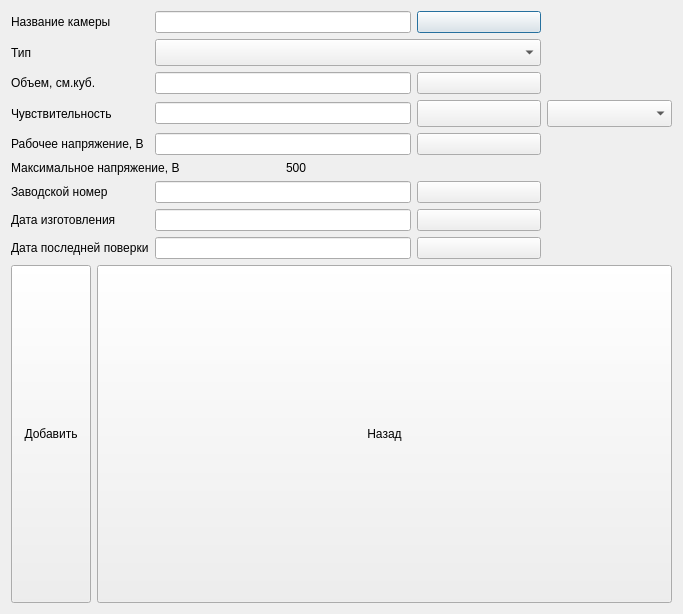
<?xml version="1.0" encoding="UTF-8"?>
<ui version="4.0">
 <class>Add_chamber</class>
 <widget class="QDialog" name="Add_chamber">
  <property name="geometry">
   <rect>
    <x>0</x>
    <y>0</y>
    <width>683</width>
    <height>614</height>
   </rect>
  </property>
  <property name="windowTitle">
   <string>Dialog</string>
  </property>
  <layout class="QFormLayout" name="formLayout">
   <item row="0" column="0" colspan="2">
    <layout class="QGridLayout" name="gridLayout">
     <item row="4" column="0">
      <widget class="QLabel" name="label_5">
       <property name="text">
        <string>Рабочее напряжение, В</string>
       </property>
      </widget>
     </item>
     <item row="0" column="3">
      <widget class="QPushButton" name="pushButton_2">
       <property name="sizePolicy">
        <sizepolicy hsizetype="Preferred" vsizetype="Preferred">
         <horstretch>0</horstretch>
         <verstretch>0</verstretch>
        </sizepolicy>
       </property>
       <property name="text">
        <string/>
       </property>
       <property name="icon">
        <iconset resource="myres.qrc">
         <normaloff>:/images/keyboard_icon-icons.com_71162.png</normaloff>:/images/keyboard_icon-icons.com_71162.png</iconset>
       </property>
      </widget>
     </item>
     <item row="8" column="0">
      <widget class="QLabel" name="label_10">
       <property name="text">
        <string>Дата последней поверки</string>
       </property>
      </widget>
     </item>
     <item row="0" column="4">
      <widget class="QLabel" name="label_11">
       <property name="text">
        <string/>
       </property>
      </widget>
     </item>
     <item row="6" column="0">
      <widget class="QLabel" name="label_8">
       <property name="text">
        <string>Заводской номер</string>
       </property>
      </widget>
     </item>
     <item row="7" column="3">
      <widget class="QPushButton" name="pushButton_7">
       <property name="sizePolicy">
        <sizepolicy hsizetype="Preferred" vsizetype="Preferred">
         <horstretch>0</horstretch>
         <verstretch>0</verstretch>
        </sizepolicy>
       </property>
       <property name="text">
        <string/>
       </property>
       <property name="icon">
        <iconset resource="myres.qrc">
         <normaloff>:/images/keyboard_icon-icons.com_71162.png</normaloff>:/images/keyboard_icon-icons.com_71162.png</iconset>
       </property>
      </widget>
     </item>
     <item row="1" column="0">
      <widget class="QLabel" name="label_2">
       <property name="text">
        <string>Тип</string>
       </property>
      </widget>
     </item>
     <item row="7" column="1" colspan="2">
      <widget class="QLineEdit" name="lineEdit_6"/>
     </item>
     <item row="3" column="3">
      <widget class="QPushButton" name="pushButton_4">
       <property name="sizePolicy">
        <sizepolicy hsizetype="Preferred" vsizetype="Preferred">
         <horstretch>0</horstretch>
         <verstretch>0</verstretch>
        </sizepolicy>
       </property>
       <property name="text">
        <string/>
       </property>
       <property name="icon">
        <iconset resource="myres.qrc">
         <normaloff>:/images/keyboard_icon-icons.com_71162.png</normaloff>:/images/keyboard_icon-icons.com_71162.png</iconset>
       </property>
      </widget>
     </item>
     <item row="6" column="3">
      <widget class="QPushButton" name="pushButton_6">
       <property name="sizePolicy">
        <sizepolicy hsizetype="Preferred" vsizetype="Preferred">
         <horstretch>0</horstretch>
         <verstretch>0</verstretch>
        </sizepolicy>
       </property>
       <property name="text">
        <string/>
       </property>
       <property name="icon">
        <iconset resource="myres.qrc">
         <normaloff>:/images/keyboard_icon-icons.com_71162.png</normaloff>:/images/keyboard_icon-icons.com_71162.png</iconset>
       </property>
      </widget>
     </item>
     <item row="2" column="1" colspan="2">
      <widget class="QLineEdit" name="lineEdit_2"/>
     </item>
     <item row="5" column="2">
      <widget class="QLabel" name="label_7">
       <property name="text">
        <string>500</string>
       </property>
      </widget>
     </item>
     <item row="4" column="3">
      <widget class="QPushButton" name="pushButton_5">
       <property name="sizePolicy">
        <sizepolicy hsizetype="Preferred" vsizetype="Preferred">
         <horstretch>0</horstretch>
         <verstretch>0</verstretch>
        </sizepolicy>
       </property>
       <property name="text">
        <string/>
       </property>
       <property name="icon">
        <iconset resource="myres.qrc">
         <normaloff>:/images/keyboard_icon-icons.com_71162.png</normaloff>:/images/keyboard_icon-icons.com_71162.png</iconset>
       </property>
      </widget>
     </item>
     <item row="3" column="0">
      <widget class="QLabel" name="label_4">
       <property name="text">
        <string>Чувствительность</string>
       </property>
      </widget>
     </item>
     <item row="5" column="0" colspan="2">
      <widget class="QLabel" name="label_6">
       <property name="text">
        <string>Максимальное напряжение, В</string>
       </property>
      </widget>
     </item>
     <item row="2" column="3">
      <widget class="QPushButton" name="pushButton_3">
       <property name="sizePolicy">
        <sizepolicy hsizetype="Preferred" vsizetype="Preferred">
         <horstretch>0</horstretch>
         <verstretch>0</verstretch>
        </sizepolicy>
       </property>
       <property name="text">
        <string/>
       </property>
       <property name="icon">
        <iconset resource="myres.qrc">
         <normaloff>:/images/keyboard_icon-icons.com_71162.png</normaloff>:/images/keyboard_icon-icons.com_71162.png</iconset>
       </property>
      </widget>
     </item>
     <item row="0" column="0">
      <widget class="QLabel" name="label">
       <property name="text">
        <string>Название камеры</string>
       </property>
      </widget>
     </item>
     <item row="1" column="1" colspan="3">
      <widget class="QComboBox" name="comboBox">
       <property name="font">
        <font>
         <pointsize>12</pointsize>
        </font>
       </property>
      </widget>
     </item>
     <item row="3" column="1" colspan="2">
      <widget class="QLineEdit" name="lineEdit_3"/>
     </item>
     <item row="4" column="1" colspan="2">
      <widget class="QLineEdit" name="lineEdit_4"/>
     </item>
     <item row="6" column="1" colspan="2">
      <widget class="QLineEdit" name="lineEdit_5"/>
     </item>
     <item row="7" column="0">
      <widget class="QLabel" name="label_9">
       <property name="text">
        <string>Дата изготовления</string>
       </property>
      </widget>
     </item>
     <item row="8" column="3">
      <widget class="QPushButton" name="pushButton_8">
       <property name="sizePolicy">
        <sizepolicy hsizetype="Preferred" vsizetype="Preferred">
         <horstretch>0</horstretch>
         <verstretch>0</verstretch>
        </sizepolicy>
       </property>
       <property name="text">
        <string/>
       </property>
       <property name="icon">
        <iconset resource="myres.qrc">
         <normaloff>:/images/keyboard_icon-icons.com_71162.png</normaloff>:/images/keyboard_icon-icons.com_71162.png</iconset>
       </property>
      </widget>
     </item>
     <item row="2" column="0">
      <widget class="QLabel" name="label_3">
       <property name="text">
        <string>Объем, см.куб.</string>
       </property>
      </widget>
     </item>
     <item row="0" column="1" colspan="2">
      <widget class="QLineEdit" name="lineEdit"/>
     </item>
     <item row="8" column="1" colspan="2">
      <widget class="QLineEdit" name="lineEdit_7"/>
     </item>
     <item row="3" column="4">
      <widget class="QComboBox" name="comboBox_2">
       <property name="sizePolicy">
        <sizepolicy hsizetype="Preferred" vsizetype="Maximum">
         <horstretch>0</horstretch>
         <verstretch>0</verstretch>
        </sizepolicy>
       </property>
       <property name="font">
        <font>
         <pointsize>12</pointsize>
        </font>
       </property>
      </widget>
     </item>
    </layout>
   </item>
   <item row="1" column="0">
    <widget class="QPushButton" name="pushButton_9">
     <property name="sizePolicy">
      <sizepolicy hsizetype="Expanding" vsizetype="Expanding">
       <horstretch>0</horstretch>
       <verstretch>0</verstretch>
      </sizepolicy>
     </property>
     <property name="text">
      <string>Добавить</string>
     </property>
    </widget>
   </item>
   <item row="1" column="1">
    <widget class="QPushButton" name="pushButton">
     <property name="sizePolicy">
      <sizepolicy hsizetype="Expanding" vsizetype="Expanding">
       <horstretch>0</horstretch>
       <verstretch>0</verstretch>
      </sizepolicy>
     </property>
     <property name="text">
      <string>Назад</string>
     </property>
    </widget>
   </item>
  </layout>
 </widget>
 <resources>
  <include location="myres.qrc"/>
 </resources>
 <connections/>
</ui>
